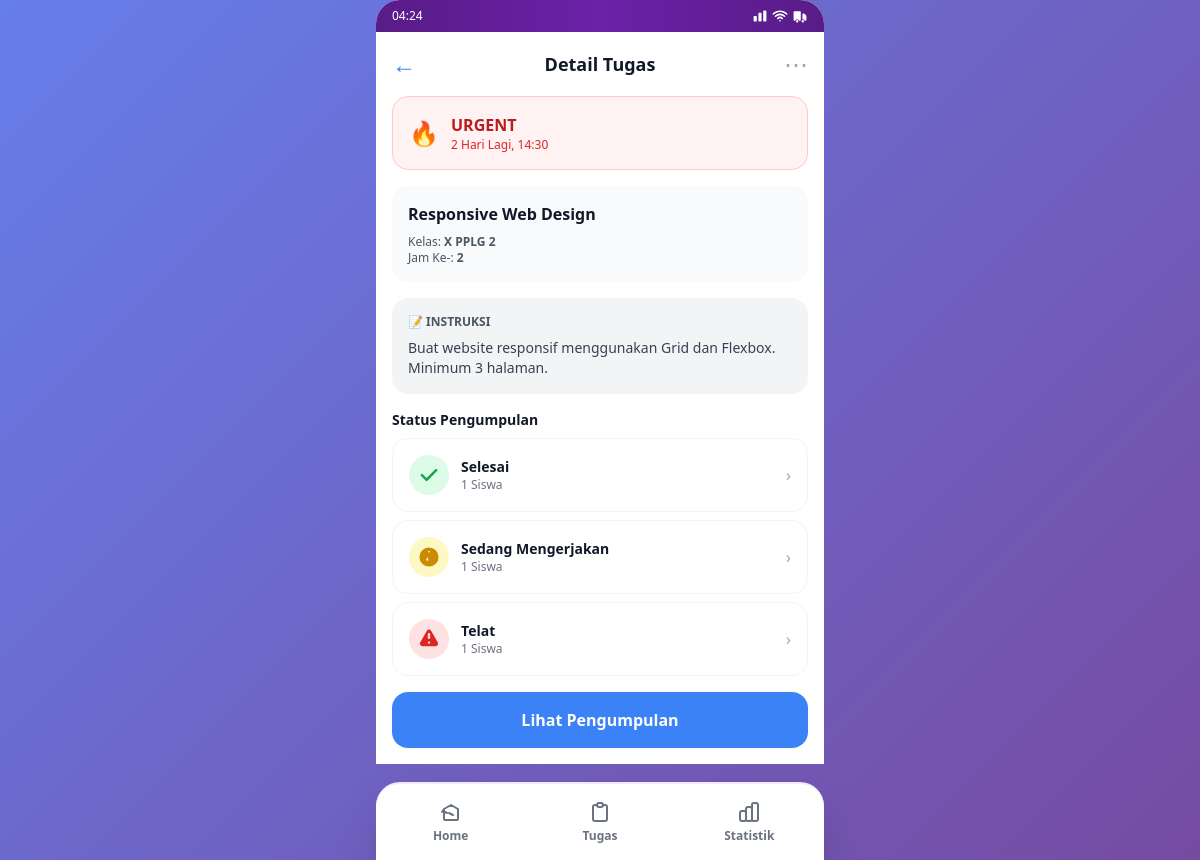
The page /dashboard.php?page=detail_task&id=2 (signed in) on the database its author committed.
### tables this page shows
CREATE TABLE IF NOT EXISTS tasks (
    id INT PRIMARY KEY AUTO_INCREMENT,
    title VARCHAR(200) NOT NULL,
    description LONGTEXT NOT NULL,
    class_id INT NOT NULL,
    deadline_text VARCHAR(100) NOT NULL,
    lesson_hour INT NOT NULL,
    attachment_path VARCHAR(255),
    is_urgent BOOLEAN DEFAULT FALSE,
    created_at TIMESTAMP DEFAULT CURRENT_TIMESTAMP,
    teacher_id INT NOT NULL,
    FOREIGN KEY (class_id) REFERENCES classes(id),
    FOREIGN KEY (teacher_id) REFERENCES users(id)
);

CREATE TABLE IF NOT EXISTS classes (
    id INT PRIMARY KEY AUTO_INCREMENT,
    class_name VARCHAR(50) NOT NULL UNIQUE,
    created_at TIMESTAMP DEFAULT CURRENT_TIMESTAMP
);

### dashboard.php (the view, shortened to what the rows shown need)
<?php
require_once 'config.php';
$user = getCurrentUser($pdo);
$page = $_GET['page'] ?? 'home';
$stmt = $pdo->prepare('SELECT * FROM classes ORDER BY class_name');
$stmt->execute();
$classes = $stmt->fetchAll();
$stmt = $pdo->prepare('SELECT t.*, c.class_name FROM tasks t JOIN classes c ON t.class_id = c.id WHERE t.teacher_id = ? ORDER BY t.created_at DESC');
$stmt->execute([$_SESSION['user_id']]);
$tasks = $stmt->fetchAll();
$task = null;
$taskSubmissions = null;
if (in_array($page, ['detail_task', 'submission_list'])) {
    $task_id = $_GET['id'] ?? 0;
    $stmt = $pdo->prepare('SELECT t.*, c.class_name FROM tasks t JOIN classes c ON t.class_id = c.id WHERE t.id = ? AND t.teacher_id = ?');
    $stmt->execute([$task_id, $_SESSION['user_id']]);
    $task = $stmt->fetch();
    if ($task) {
        $stmt = $pdo->prepare('SELECT u.full_name, s.status, s.updated_at FROM submissions s JOIN users u ON s.student_id = u.id WHERE s.task_id = ? ORDER BY u.full_name');
        $stmt->execute([$task_id]);
        $taskSubmissions = $stmt->fetchAll();
    }
}
$totalTasks = count($tasks);
$totalClasses = count($classes);
$urgentTasks = count(array_filter($tasks, fn($t) => $t['is_urgent']));
$recentTasks = array_slice($tasks, 0, 3);
function getSubmissionStats($submissions) {
    $stats = ['selesai' => 0, 'sedang_mengerjakan' => 0, 'telat' => 0, 'belum_mengerjakan' => 0];
    foreach ($submissions as $sub) {
        $status = str_replace('belum_mengerjakan', 'belum_mengerjakan', $sub['status']);
        if (isset($stats[$status])) $stats[$status]++;
    }
    return $stats;
}
?>
<!DOCTYPE html>
<html lang="id">
<head>
    <script src="https://cdn.tailwindcss.com"></script>
</head>
<body>
    <div class="flex justify-center min-h-screen pb-24">
        <div class="w-full max-w-md bg-white relative rounded-t-3xl">
            <div class="px-4 pt-4 pb-4">
                <?php if ($page === 'home'): ?>
                    <div class="space-y-4">
                        <div class="flex items-start justify-between mb-6 bg-gradient-to-br from-purple-100 to-pink-100 rounded-3xl p-5 shadow-lg">
                            <div class="flex items-start gap-3">
                                <div class="w-14 h-14 bg-gradient-to-br from-purple-500 to-pink-500 rounded-2xl flex items-center justify-center text-white font-bold text-xl shadow-lg">
                                    <?php echo strtoupper(substr($user['full_name'], 0, 1)); ?>
                                </div>
                                <div>
                                    <p class="text-sm font-bold text-gray-600">👋 Selamat Pagi</p>
                                    <p class="text-lg font-bold text-gray-900"><?php echo htmlspecialchars($user['full_name']); ?></p>
                                    <p class="text-xs text-purple-700 font-semibold mt-1">📚 Produktif - SMKN 1 GARUT</p>
                                </div>
                            </div>
                            <div class="relative">
                                <button class="relative w-11 h-11 bg-white rounded-xl flex items-center justify-center hover:bg-gray-100 transition shadow-md">
                                    <svg class="w-6 h-6 text-purple-600" fill="none" stroke="currentColor" viewBox="0 0 24 24"><path stroke-linecap="round" stroke-linejoin="round" stroke-width="2" d="M15 17h5l-1.405-1.405A2.032 2.032 0 0118 14.158V11a6.002 6.002 0 00-4-5.659V5a2 2 0 10-4 0v.341C7.67 6.165 6 8.388 6 11v3.159c0 .538-.214 1.055-.595 1.436L4 17h5m6 0v1a3 3 0 11-6 0v-1m6 0H9"/></svg>
                                    <div class="absolute -top-1 -right-1 w-5 h-5 bg-gradient-to-r from-red-400 to-red-600 rounded-full text-white text-xs flex items-center justify-center font-bold shadow-lg badge-pulse">3</div>
                                </button>
                            </div>
                        </div>
                        <div class="space-y-3">
                            <div class="bg-gradient-to-br from-blue-500 via-blue-600 to-purple-700 rounded-3xl p-6 text-white shadow-2xl card-hover relative overflow-hidden">
                                <div class="absolute top-0 right-0 w-32 h-32 bg-white opacity-10 rounded-full -mr-16 -mt-16"></div>
                                <div class="absolute bottom-0 left-0 w-24 h-24 bg-white opacity-10 rounded-full -ml-12 -mb-12"></div>
                                <div class="flex justify-between items-start relative z-10">
                                    <div>
                                        <p class="text-sm opacity-90 mb-2 font-semibold">📋 Tugas Aktif</p>
                                        <p class="text-4xl font-bold"><?php echo $totalTasks; ?></p>
                                        <p class="text-xs opacity-80 mt-2">/ 1 Deadline Hari Ini</p>
                                    </div>
                                    <div class="text-5xl opacity-20">📚</div>
                                </div>
                            </div>
                            <div class="grid grid-cols-2 gap-3">
                                <div class="bg-gradient-to-br from-emerald-400 to-teal-600 rounded-2xl p-4 text-white shadow-xl card-hover relative overflow-hidden">
                                    <div class="absolute top-0 right-0 w-20 h-20 bg-white opacity-10 rounded-full -mr-8 -mt-8"></div>
                                    <p class="text-xs font-semibold mb-2 opacity-90">🏃 Sisa Kelas</p>
                                    <p class="text-3xl font-bold relative z-10"><?php echo $totalClasses; ?></p>
                                    <p class="text-xs opacity-75 mt-1">Kelas Aktif</p>
                                </div>
                                <div class="bg-gradient-to-br from-orange-400 to-red-600 rounded-2xl p-4 text-white shadow-xl card-hover relative overflow-hidden">
                                    <div class="absolute top-0 right-0 w-20 h-20 bg-white opacity-10 rounded-full -mr-8 -mt-8"></div>
                                    <p class="text-xs font-semibold mb-2 opacity-90">🔥 Deadline Besok</p>
                                    <p class="text-3xl font-bold relative z-10"><?php echo $urgentTasks; ?></p>
                                    <p class="text-xs opacity-75 mt-1">Tugas Urgent</p>
                                </div>
                            </div>
                        </div>
                        <div class="mt-8">
                            <p class="text-sm font-bold text-gray-900 mb-4 flex items-center gap-2">✨ Tugas Terbaru</p>
                            <div class="space-y-3">
                                <?php foreach ($recentTasks as $t):
                                    $taskId = $pdo->prepare('SELECT COUNT(*) as count FROM submissions WHERE task_id = ?');
                                    $taskId->execute([$t['id']]);
                                    $subCount = $taskId->fetch()['count'];
                                ?>
                                <a href="dashboard.php?page=detail_task&id=<?php echo $t['id']; ?>" class="block bg-white rounded-2xl p-4 shadow-lg card-hover border-l-4 border-purple-500">
                                    <div class="flex justify-between items-start mb-2">
                                        <div class="flex-grow">
                                            <h3 class="font-bold text-gray-900 text-sm"><?php echo htmlspecialchars($t['title']); ?></h3>
                                            <p class="text-xs text-gray-500 mt-1">📌 Kelas <?php echo htmlspecialchars($t['class_name']); ?></p>
                                        </div>
                                        <?php if ($t['is_urgent']): ?>
                                        <span class="text-xs bg-gradient-to-r from-red-400 to-orange-500 text-white px-3 py-1 rounded-full ml-2 font-semibold shadow-md">🔥 Urgent</span>
                                        <?php endif; ?>
                                    </div>
                                    <p class="text-xs text-gray-600 font-semibold">⏱️ <?php echo htmlspecialchars($t['deadline_text']); ?></p>
                                </a>
                                <?php endforeach; ?>
                            </div>
                        </div>
                    </div>
                    <a href="dashboard.php?page=create_task" class="fixed bottom-28 right-4 bg-gradient-to-br from-purple-500 to-pink-600 hover:from-purple-600 hover:to-pink-700 text-white rounded-full w-16 h-16 flex items-center justify-center shadow-2xl active:scale-95 transition-all transform hover:scale-110 duration-300">
                        <svg class="w-8 h-8" fill="none" stroke="currentColor" viewBox="0 0 24 24"><path stroke-linecap="round" stroke-linejoin="round" stroke-width="2" d="M12 4v16m8-8H4"/></svg>
                    </a>
                <?php elseif ($page === 'detail_task' && $task): ?>
                    <div class="space-y-4">
                        <div class="flex items-center justify-between mb-4">
                            <a href="dashboard.php?page=task" class="text-blue-500 text-2xl">←</a>
                            <h1 class="text-lg font-bold text-gray-900">Detail Tugas</h1>
                            <button class="text-gray-400 text-2xl">⋯</button>
                        </div>
                        <div class="bg-red-50 border border-red-200 rounded-2xl p-4 flex items-center gap-3">
                            <span class="text-2xl">🔥</span>
                            <div>
                                <p class="font-semibold text-red-700">URGENT</p>
                                <p class="text-xs text-red-600"><?php echo htmlspecialchars($task['deadline_text']); ?></p>
                            </div>
                        </div>
                        <div class="bg-gray-50 rounded-2xl p-4">
                            <h2 class="font-bold text-gray-900 mb-2"><?php echo htmlspecialchars($task['title']); ?></h2>
                            <p class="text-xs text-gray-600">Kelas: <span class="font-semibold"><?php echo htmlspecialchars($task['class_name']); ?></span></p>
                            <p class="text-xs text-gray-600">Jam Ke-: <span class="font-semibold"><?php echo $task['lesson_hour']; ?></span></p>
                        </div>
                        <div class="bg-gray-100 rounded-2xl p-4">
                            <p class="text-xs font-semibold text-gray-600 mb-2">📝 INSTRUKSI</p>
                            <p class="text-sm text-gray-700"><?php echo htmlspecialchars($task['description']); ?></p>
                        </div>
                        <?php $stats = getSubmissionStats($taskSubmissions ?? []); ?>
                        <div class="space-y-2">
                            <p class="text-sm font-semibold text-gray-900">Status Pengumpulan</p>
                            <div class="bg-white rounded-2xl p-4 flex items-center justify-between border border-gray-100 hover:shadow-md transition">
                                <div class="flex items-center gap-3">
                                    <div class="w-10 h-10 bg-green-100 rounded-full flex items-center justify-center">
                                        <svg class="w-6 h-6 text-green-600" fill="currentColor" viewBox="0 0 20 20"><path fill-rule="evenodd" d="M16.707 5.293a1 1 0 010 1.414l-8 8a1 1 0 01-1.414 0l-4-4a1 1 0 011.414-1.414L8 12.586l7.293-7.293a1 1 0 011.414 0z"/></path></svg>
                                    </div>
                                    <div>
                                        <p class="text-sm font-semibold text-gray-900">Selesai</p>
                                        <p class="text-xs text-gray-500"><?php echo $stats['selesai']; ?> Siswa</p>
                                    </div>
                                </div>
                                <span class="text-gray-400">›</span>
                            </div>
                            <div class="bg-white rounded-2xl p-4 flex items-center justify-between border border-gray-100 hover:shadow-md transition">
                                <div class="flex items-center gap-3">
                                    <div class="w-10 h-10 bg-yellow-100 rounded-full flex items-center justify-center">
                                        <svg class="w-6 h-6 text-yellow-600" fill="currentColor" viewBox="0 0 20 20"><path fill-rule="evenodd" d="M10 18a8 8 0 100-16 8 8 0 000 16zm1-12a1 1 0 10-2 0v4a1 1 0 00-.293.707l-.707.707a1 1 0 101.414 1.414L9 9.414V6z"/></path></svg>
                                    </div>
                                    <div>
                                        <p class="text-sm font-semibold text-gray-900">Sedang Mengerjakan</p>
                                        <p class="text-xs text-gray-500"><?php echo $stats['sedang_mengerjakan']; ?> Siswa</p>
                                    </div>
                                </div>
                                <span class="text-gray-400">›</span>
                            </div>
                            <div class="bg-white rounded-2xl p-4 flex items-center justify-between border border-gray-100 hover:shadow-md transition">
                                <div class="flex items-center gap-3">
                                    <div class="w-10 h-10 bg-red-100 rounded-full flex items-center justify-center">
                                    </div>
                                    <div>
                                        <p class="text-sm font-semibold text-gray-900">Telat</p>
                                        <p class="text-xs text-gray-500"><?php echo $stats['telat']; ?> Siswa</p>
                                    </div>
                                </div>
                                <span class="text-gray-400">›</span>
                            </div>
                        </div>
                        <a href="dashboard.php?page=submission_list&id=<?php echo $task['id']; ?>" class="block w-full bg-blue-500 hover:bg-blue-600 text-white font-semibold py-4 rounded-2xl text-center mt-6 active:scale-95 transition-all">
                            Lihat Pengumpulan
                        </a>
                    </div>
                <?php endif; ?>
            </div>
        </div>
    </div>
</body>
</html>

### rows shown on the page
tasks: deadline_text "2 Hari Lagi, 14:30", title "Responsive Web Design", class.class_name "X PPLG 2", lesson_hour "2", description "Buat website responsif menggunakan Grid dan Flexbox. Minimum 3 halaman."

### other values the page prints
$stats['selesai'] "1"
$stats['sedang_mengerjakan'] "1"
$stats['telat'] "1"
